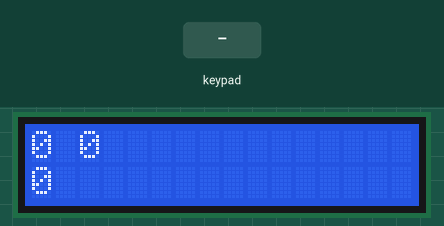
Bench run of a sketch on a simulated Arduino Uno, built with avr-gcc and run on an emulated ATmega328P. Shown: 16×2 character LCD. The test bench sets the inputs (shaded band).

Above: at 2.7 s.
2.8 s: keypad keys 0 1 2 3 A pressed 0.4 s apart
At 5.7 s:
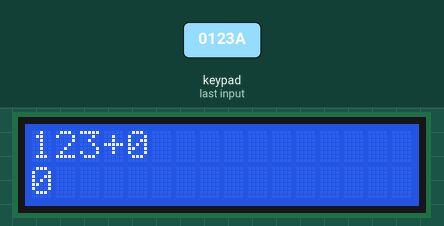
6.3 s: key 'D' pressed
At 7.1 s:
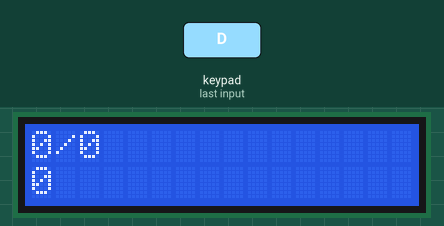
7.9 s: key 'C' pressed
At 8.5 s:
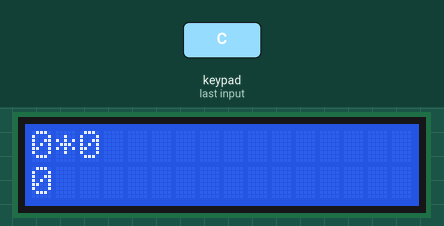
9.5 s: keypad keys 0 1 2 3 = pressed 0.4 s apart
At 12.1 s:
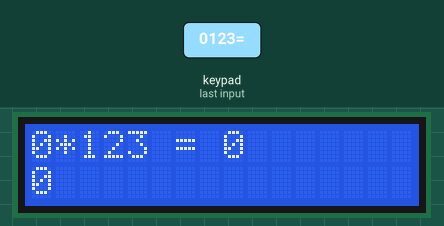
13.0 s: key 'B' pressed
At 13.5 s:
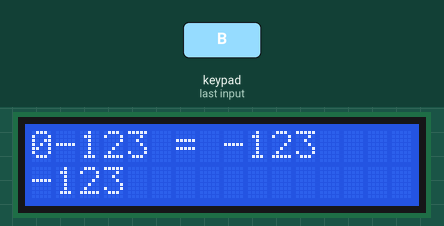
14.6 s: keypad keys 0 1 2 3 D pressed 0.4 s apart
At 17.1 s:
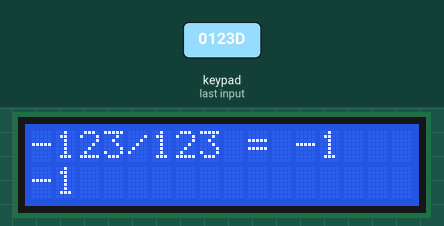
Timing chart, 0 to 18.6 s (numbered marks = the images above; inputs shaded):
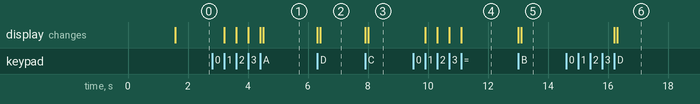

Measured:
- after the input at 2.8 s, the display: first changes after 0.40 s (image 1 shows a later state)
- after the input at 6.3 s, the display: first changes at once (image 2 shows a later state)
- after the input at 7.9 s, the display: first changes at once (image 3 shows a later state)
- after the input at 9.5 s, the display: first changes after 0.41 s (image 4 shows a later state)
- after the input at 13.0 s, the display: first changes at once (image 5 shows a later state)
- after the input at 14.6 s, the display: first changes after 1.6 s (image 6 shows a later state)

The sketch:

calulatorSoftware.ino
```cpp
#include <LiquidCrystal.h>
#include <Keypad.h>

const byte ROWS = 4; // Four rows
const byte COLS = 4; // Three columns

// Define the Keymap
char keys[ROWS][COLS] = {

  {'7','8','9','D'},

  {'4','5','6','C'},

  {'1','2','3','B'},

  {'c','0','=','A'}

};

byte rowPins[ROWS] = { 0, 1, 2, 3 };// Connect keypad ROW0, ROW1, ROW2 and ROW3 to these Arduino pins.
byte colPins[COLS] = { 4, 5, 6, 7 }; // Connect keypad COL0, COL1 and COL2 to these Arduino pins.

Keypad kpd = Keypad( makeKeymap(keys), rowPins, colPins, ROWS, COLS ); //  Create the Keypad

LiquidCrystal lcd(8, 9, 10, 11, 12, 13);
//               rs en  d4  d5  d6  d7
 long Num1,Num2,Number;
 char key,op;
 boolean result = false;

void setup() {
  lcd.begin(16, 2); //We are using a 16*2 LCD display
  lcd.print("Hello, World!"); //Display a intro message
  lcd.setCursor(0, 1);   // set the cursor to column 0, line 1
  lcd.print("Getting Ready.."); //Display a intro message

   delay(1500); //Wait for display to show info
    lcd.clear(); //Then clean it
}

void loop() {

key = kpd.getKey(); //storing pressed key value in a char

if (key!=NO_KEY)
DetectButtons();

if (result==true)
CalculateResult();

DisplayResult();
}

void DetectButtons()
{
    lcd.clear(); //Then clean it

    if (key=='c') //If cancel Button is pressed
    {Number=Num1=Num2=0; result=false;}


    if (key == '0')
    {//Button 0 is Pressed
    if (Number==0)
    Number=0;
    else
    Number = (Number*10) + 0; //Pressed twice
    }


    if (key == '1')
    {//If Button 1 is pressed
    if (Number==0)
    Number=1;
    else
    Number = (Number*10) + 1; //Pressed twice
    }


    if (key == '2')
    {//Button 2 is Pressed
     if (Number==0)
    Number=2;
    else
    Number = (Number*10) + 2; //Pressed twice
    }


    if (key == '3')
    {//Button 3 is Pressed
     if (Number==0)
    Number=3;
    else
    Number = (Number*10) + 3; //Pressed twice
    }


     if (key == '4')
    {//If Button 4 is pressed
    if (Number==0)
    Number=4;
    else
    Number = (Number*10) + 4; //Pressed twice
    }

    if (key == '5')
    {//Button 5 is Pressed
     if (Number==0)
    Number=5;
    else
    Number = (Number*10) + 5; //Pressed twice
    }


    if (key == '6')
    {//Button 6 is Pressed
    if (Number==0)
    Number=6;
    else
    Number = (Number*10) + 6; //Pressed twice
    }


    if (key == '7')
    {//If Button 7 is pressed
    if (Number==0)
    Number=7;
    else
    Number = (Number*10) + 7; //Pressed twice
    }


    if (key == '8')
    {//Button 8 is Pressed
     if (Number==0)
    Number=8;
    else
    Number = (Number*10) + 8; //Pressed twice
    }


    if (key == '9')
    {//Button 9 is Pressed
    if (Number==0)
    Number=9;
    else
    Number = (Number*10) + 9; //Pressed twice
    }


    if (key == '=')
    {//'=' Button is Pressed
    Num2=Number;
    result = true;
    }


    if (key == 'A' || key == 'B' || key == 'C' || key == 'D') //Detecting Buttons on Column 4
    {
    Num1 = Number;
    Number =0;
    if (key == 'A')
    {op = '+';}

    if (key == 'B')
    {op = '-';}

    if (key == 'C')
    {op = '*';}

    if (key == 'D')
    {op = '/';}

    delay(100);
    }

}

void CalculateResult()
{
  if (op=='+')
    Number = Num1+Num2;

  if (op=='-')
    Number = Num1-Num2;

  if (op=='*')
    Number = Num1*Num2;

  if (op=='/')
    Number = Num1/Num2;
}

void DisplayResult()
{
  lcd.setCursor(0, 0);   // set the cursor to column 0, line 0
  lcd.print(Num1); lcd.print(op); lcd.print(Num2);

  if (result==true)
  {lcd.print(" = "); lcd.print(Number);} //Display the result

  lcd.setCursor(0, 1);   // set the cursor to column 0, line 1
  lcd.print(Number); //Display the result
}
```
